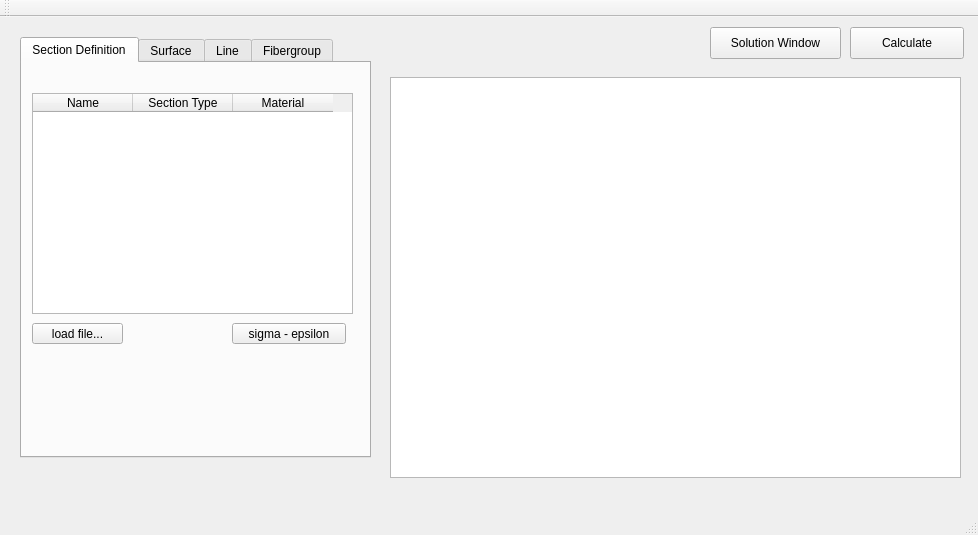
<?xml version="1.0" encoding="UTF-8"?>
<ui version="4.0">
 <class>MainWindow</class>
 <widget class="QMainWindow" name="MainWindow">
  <property name="geometry">
   <rect>
    <x>0</x>
    <y>0</y>
    <width>978</width>
    <height>535</height>
   </rect>
  </property>
  <property name="windowTitle">
   <string>MainWindow</string>
  </property>
  <widget class="QWidget" name="centralWidget">
   <widget class="QPushButton" name="calculatePushButton">
    <property name="geometry">
     <rect>
      <x>850</x>
      <y>10</y>
      <width>114</width>
      <height>32</height>
     </rect>
    </property>
    <property name="text">
     <string>Calculate</string>
    </property>
   </widget>
   <widget class="QTabWidget" name="tabWidget">
    <property name="geometry">
     <rect>
      <x>20</x>
      <y>20</y>
      <width>351</width>
      <height>421</height>
     </rect>
    </property>
    <property name="currentIndex">
     <number>0</number>
    </property>
    <widget class="QWidget" name="sectionDefinitionTab">
     <attribute name="title">
      <string>Section Definition</string>
     </attribute>
     <widget class="QTableWidget" name="sectionDefinitionTableWidget">
      <property name="geometry">
       <rect>
        <x>10</x>
        <y>30</y>
        <width>321</width>
        <height>221</height>
       </rect>
      </property>
      <property name="autoFillBackground">
       <bool>false</bool>
      </property>
      <property name="rowCount">
       <number>0</number>
      </property>
      <property name="columnCount">
       <number>3</number>
      </property>
      <column>
       <property name="text">
        <string>Name</string>
       </property>
      </column>
      <column>
       <property name="text">
        <string>Section Type</string>
       </property>
      </column>
      <column>
       <property name="text">
        <string>Material</string>
       </property>
      </column>
     </widget>
     <widget class="QPushButton" name="loadSectionFromFileButton">
      <property name="geometry">
       <rect>
        <x>10</x>
        <y>260</y>
        <width>91</width>
        <height>21</height>
       </rect>
      </property>
      <property name="text">
       <string>load file...</string>
      </property>
     </widget>
     <widget class="QPushButton" name="pushButton">
      <property name="geometry">
       <rect>
        <x>210</x>
        <y>260</y>
        <width>114</width>
        <height>21</height>
       </rect>
      </property>
      <property name="text">
       <string>sigma - epsilon</string>
      </property>
     </widget>
    </widget>
    <widget class="QWidget" name="surfaceTab">
     <attribute name="title">
      <string>Surface</string>
     </attribute>
     <widget class="QTableWidget" name="surfaceTableWidget">
      <property name="geometry">
       <rect>
        <x>0</x>
        <y>100</y>
        <width>341</width>
        <height>221</height>
       </rect>
      </property>
      <property name="autoFillBackground">
       <bool>false</bool>
      </property>
      <property name="rowCount">
       <number>3</number>
      </property>
      <property name="columnCount">
       <number>3</number>
      </property>
      <row/>
      <row/>
      <row/>
      <column>
       <property name="text">
        <string>x [mm]</string>
       </property>
      </column>
      <column>
       <property name="text">
        <string>y [mm]</string>
       </property>
      </column>
      <column>
       <property name="text">
        <string>Omega</string>
       </property>
      </column>
      <item row="0" column="0">
       <property name="flags">
        <set>ItemIsSelectable|ItemIsEditable|ItemIsDragEnabled|ItemIsUserCheckable|ItemIsEnabled</set>
       </property>
      </item>
     </widget>
     <widget class="QPushButton" name="addRowPushButton">
      <property name="geometry">
       <rect>
        <x>0</x>
        <y>330</y>
        <width>21</width>
        <height>21</height>
       </rect>
      </property>
      <property name="text">
       <string>+</string>
      </property>
     </widget>
     <widget class="QPushButton" name="removeRowPushButton">
      <property name="geometry">
       <rect>
        <x>20</x>
        <y>330</y>
        <width>21</width>
        <height>21</height>
       </rect>
      </property>
      <property name="text">
       <string>-</string>
      </property>
     </widget>
     <widget class="QLineEdit" name="surfaceNameLineEdit">
      <property name="geometry">
       <rect>
        <x>110</x>
        <y>10</y>
        <width>221</width>
        <height>21</height>
       </rect>
      </property>
     </widget>
     <widget class="QLabel" name="surfaceNameLabel">
      <property name="geometry">
       <rect>
        <x>10</x>
        <y>10</y>
        <width>111</width>
        <height>16</height>
       </rect>
      </property>
      <property name="text">
       <string>Surface Name</string>
      </property>
     </widget>
     <widget class="QComboBox" name="surfaceMaterialComboBox">
      <property name="geometry">
       <rect>
        <x>110</x>
        <y>38</y>
        <width>111</width>
        <height>26</height>
       </rect>
      </property>
      <item>
       <property name="text">
        <string>Concrete</string>
       </property>
      </item>
      <item>
       <property name="text">
        <string>Structural Steel</string>
       </property>
      </item>
      <item>
       <property name="text">
        <string>Fafitis Concrete</string>
       </property>
      </item>
      <item>
       <property name="text">
        <string>Hollow</string>
       </property>
      </item>
     </widget>
     <widget class="QLabel" name="materialNameLabel">
      <property name="geometry">
       <rect>
        <x>10</x>
        <y>42</y>
        <width>91</width>
        <height>16</height>
       </rect>
      </property>
      <property name="text">
       <string>Material</string>
      </property>
     </widget>
     <widget class="QPushButton" name="saveSurfacePushButton">
      <property name="geometry">
       <rect>
        <x>230</x>
        <y>340</y>
        <width>111</width>
        <height>41</height>
       </rect>
      </property>
      <property name="text">
       <string>Save Surface</string>
      </property>
     </widget>
     <widget class="QLabel" name="openingLabelName">
      <property name="geometry">
       <rect>
        <x>10</x>
        <y>70</y>
        <width>61</width>
        <height>16</height>
       </rect>
      </property>
      <property name="text">
       <string>Opening</string>
      </property>
     </widget>
     <widget class="QCheckBox" name="isOpeningCheckBox">
      <property name="geometry">
       <rect>
        <x>110</x>
        <y>70</y>
        <width>31</width>
        <height>20</height>
       </rect>
      </property>
      <property name="text">
       <string/>
      </property>
     </widget>
     <widget class="QPushButton" name="loadSurfaceFromFileButton">
      <property name="geometry">
       <rect>
        <x>50</x>
        <y>330</y>
        <width>101</width>
        <height>21</height>
       </rect>
      </property>
      <property name="text">
       <string>load fIle...</string>
      </property>
     </widget>
     <widget class="QComboBox" name="fckComboBox">
      <property name="geometry">
       <rect>
        <x>240</x>
        <y>40</y>
        <width>81</width>
        <height>26</height>
       </rect>
      </property>
      <item>
       <property name="text">
        <string>12 MPa</string>
       </property>
      </item>
      <item>
       <property name="text">
        <string>16 MPa</string>
       </property>
      </item>
      <item>
       <property name="text">
        <string>20 MPa</string>
       </property>
      </item>
      <item>
       <property name="text">
        <string>25 MPa</string>
       </property>
      </item>
      <item>
       <property name="text">
        <string>30 MPa</string>
       </property>
      </item>
      <item>
       <property name="text">
        <string>35 MPa</string>
       </property>
      </item>
      <item>
       <property name="text">
        <string>40 MPa</string>
       </property>
      </item>
      <item>
       <property name="text">
        <string>45 MPa</string>
       </property>
      </item>
      <item>
       <property name="text">
        <string>50 MPa</string>
       </property>
      </item>
      <item>
       <property name="text">
        <string>55 MPa</string>
       </property>
      </item>
      <item>
       <property name="text">
        <string>60 MPa</string>
       </property>
      </item>
      <item>
       <property name="text">
        <string>70 MPa</string>
       </property>
      </item>
      <item>
       <property name="text">
        <string>80 MPa</string>
       </property>
      </item>
      <item>
       <property name="text">
        <string>90 MPa</string>
       </property>
      </item>
     </widget>
     <widget class="QComboBox" name="steelGradeComboBox">
      <property name="enabled">
       <bool>true</bool>
      </property>
      <property name="geometry">
       <rect>
        <x>240</x>
        <y>40</y>
        <width>71</width>
        <height>26</height>
       </rect>
      </property>
      <item>
       <property name="text">
        <string>S235</string>
       </property>
      </item>
      <item>
       <property name="text">
        <string>S275</string>
       </property>
      </item>
      <item>
       <property name="text">
        <string>S355</string>
       </property>
      </item>
      <item>
       <property name="text">
        <string>S450</string>
       </property>
      </item>
     </widget>
    </widget>
    <widget class="QWidget" name="lineTab">
     <attribute name="title">
      <string>Line</string>
     </attribute>
     <widget class="QLabel" name="lineMaterialLineEdit">
      <property name="geometry">
       <rect>
        <x>10</x>
        <y>40</y>
        <width>91</width>
        <height>16</height>
       </rect>
      </property>
      <property name="text">
       <string>Material</string>
      </property>
     </widget>
     <widget class="QPushButton" name="addRowPushButton_2">
      <property name="geometry">
       <rect>
        <x>0</x>
        <y>330</y>
        <width>21</width>
        <height>21</height>
       </rect>
      </property>
      <property name="text">
       <string>+</string>
      </property>
     </widget>
     <widget class="QComboBox" name="lineMaterialComboBox">
      <property name="geometry">
       <rect>
        <x>110</x>
        <y>40</y>
        <width>131</width>
        <height>26</height>
       </rect>
      </property>
      <item>
       <property name="text">
        <string>Reinforcement</string>
       </property>
      </item>
      <item>
       <property name="text">
        <string>FRP</string>
       </property>
      </item>
     </widget>
     <widget class="QPushButton" name="removeRowPushButton_2">
      <property name="geometry">
       <rect>
        <x>20</x>
        <y>330</y>
        <width>21</width>
        <height>21</height>
       </rect>
      </property>
      <property name="text">
       <string>-</string>
      </property>
     </widget>
     <widget class="QLabel" name="lineNameLabel">
      <property name="geometry">
       <rect>
        <x>10</x>
        <y>10</y>
        <width>111</width>
        <height>16</height>
       </rect>
      </property>
      <property name="text">
       <string>Line Name</string>
      </property>
     </widget>
     <widget class="QLineEdit" name="lineNameLineEdit">
      <property name="geometry">
       <rect>
        <x>110</x>
        <y>10</y>
        <width>221</width>
        <height>21</height>
       </rect>
      </property>
     </widget>
     <widget class="QTableWidget" name="lineTableWidget">
      <property name="geometry">
       <rect>
        <x>0</x>
        <y>100</y>
        <width>341</width>
        <height>221</height>
       </rect>
      </property>
      <property name="autoFillBackground">
       <bool>false</bool>
      </property>
      <property name="rowCount">
       <number>2</number>
      </property>
      <property name="columnCount">
       <number>3</number>
      </property>
      <row/>
      <row/>
      <column>
       <property name="text">
        <string>x [mm]</string>
       </property>
      </column>
      <column>
       <property name="text">
        <string>y [mm]</string>
       </property>
      </column>
      <column>
       <property name="text">
        <string>A [mm2]</string>
       </property>
      </column>
     </widget>
     <widget class="QPushButton" name="saveLinePushButton">
      <property name="geometry">
       <rect>
        <x>230</x>
        <y>340</y>
        <width>111</width>
        <height>41</height>
       </rect>
      </property>
      <property name="text">
       <string>Save Line</string>
      </property>
     </widget>
     <widget class="QComboBox" name="reinforcementGradeComboBox">
      <property name="geometry">
       <rect>
        <x>110</x>
        <y>70</y>
        <width>111</width>
        <height>26</height>
       </rect>
      </property>
      <item>
       <property name="text">
        <string>St3SYb500</string>
       </property>
      </item>
      <item>
       <property name="text">
        <string>RB500W</string>
       </property>
      </item>
      <item>
       <property name="text">
        <string>Bst500S</string>
       </property>
      </item>
      <item>
       <property name="text">
        <string>B500SP</string>
       </property>
      </item>
     </widget>
     <widget class="QPushButton" name="loadLineFromFileButton">
      <property name="geometry">
       <rect>
        <x>50</x>
        <y>330</y>
        <width>101</width>
        <height>21</height>
       </rect>
      </property>
      <property name="text">
       <string>load fIle...</string>
      </property>
     </widget>
    </widget>
    <widget class="QWidget" name="fibergroupTab">
     <attribute name="title">
      <string>Fibergroup</string>
     </attribute>
     <widget class="QPushButton" name="addRowPushButton_3">
      <property name="geometry">
       <rect>
        <x>0</x>
        <y>330</y>
        <width>21</width>
        <height>21</height>
       </rect>
      </property>
      <property name="text">
       <string>+</string>
      </property>
     </widget>
     <widget class="QComboBox" name="fibergroupMaterialComboBox">
      <property name="geometry">
       <rect>
        <x>130</x>
        <y>40</y>
        <width>161</width>
        <height>26</height>
       </rect>
      </property>
      <item>
       <property name="text">
        <string>Reinforcement Bars</string>
       </property>
      </item>
      <item>
       <property name="text">
        <string>Fafitis Reinforcement</string>
       </property>
      </item>
     </widget>
     <widget class="QLabel" name="fibergroupNameLabel">
      <property name="geometry">
       <rect>
        <x>10</x>
        <y>10</y>
        <width>111</width>
        <height>16</height>
       </rect>
      </property>
      <property name="text">
       <string>Fibergroup Name</string>
      </property>
     </widget>
     <widget class="QPushButton" name="removeRowPushButton_3">
      <property name="geometry">
       <rect>
        <x>20</x>
        <y>330</y>
        <width>21</width>
        <height>21</height>
       </rect>
      </property>
      <property name="text">
       <string>-</string>
      </property>
     </widget>
     <widget class="QLabel" name="fibergroupMaterialLabel">
      <property name="geometry">
       <rect>
        <x>10</x>
        <y>40</y>
        <width>91</width>
        <height>16</height>
       </rect>
      </property>
      <property name="text">
       <string>Material</string>
      </property>
     </widget>
     <widget class="QLineEdit" name="fibergroupLineEdit">
      <property name="geometry">
       <rect>
        <x>130</x>
        <y>10</y>
        <width>201</width>
        <height>21</height>
       </rect>
      </property>
     </widget>
     <widget class="QTableWidget" name="fibergroupTableWidget">
      <property name="geometry">
       <rect>
        <x>0</x>
        <y>100</y>
        <width>341</width>
        <height>221</height>
       </rect>
      </property>
      <property name="autoFillBackground">
       <bool>false</bool>
      </property>
      <property name="rowCount">
       <number>1</number>
      </property>
      <property name="columnCount">
       <number>3</number>
      </property>
      <row/>
      <column>
       <property name="text">
        <string>x [mm]</string>
       </property>
      </column>
      <column>
       <property name="text">
        <string>y [mm]</string>
       </property>
      </column>
      <column>
       <property name="text">
        <string>A [mm2]</string>
       </property>
      </column>
     </widget>
     <widget class="QPushButton" name="saveFibergroupPushButton">
      <property name="geometry">
       <rect>
        <x>210</x>
        <y>340</y>
        <width>131</width>
        <height>41</height>
       </rect>
      </property>
      <property name="text">
       <string>Save Fibergroup</string>
      </property>
     </widget>
     <widget class="QComboBox" name="reinforcementOfFiberGroupsComboBox">
      <property name="geometry">
       <rect>
        <x>130</x>
        <y>70</y>
        <width>111</width>
        <height>26</height>
       </rect>
      </property>
      <item>
       <property name="text">
        <string>St3SYb500</string>
       </property>
      </item>
      <item>
       <property name="text">
        <string>RB500W</string>
       </property>
      </item>
      <item>
       <property name="text">
        <string>Bst500S</string>
       </property>
      </item>
      <item>
       <property name="text">
        <string>B500SP</string>
       </property>
      </item>
     </widget>
     <widget class="QPushButton" name="loadFiberGroupFromFileButton">
      <property name="geometry">
       <rect>
        <x>50</x>
        <y>330</y>
        <width>101</width>
        <height>21</height>
       </rect>
      </property>
      <property name="text">
       <string>load fIle...</string>
      </property>
     </widget>
    </widget>
   </widget>
   <widget class="MyGraphicsView" name="graphicsView">
    <property name="geometry">
     <rect>
      <x>390</x>
      <y>60</y>
      <width>571</width>
      <height>401</height>
     </rect>
    </property>
   </widget>
   <widget class="QPushButton" name="pushButton_2">
    <property name="geometry">
     <rect>
      <x>710</x>
      <y>10</y>
      <width>131</width>
      <height>32</height>
     </rect>
    </property>
    <property name="text">
     <string>Solution Window</string>
    </property>
   </widget>
  </widget>
  <widget class="QMenuBar" name="menuBar">
   <property name="geometry">
    <rect>
     <x>0</x>
     <y>0</y>
     <width>978</width>
     <height>22</height>
    </rect>
   </property>
  </widget>
  <widget class="QToolBar" name="mainToolBar">
   <attribute name="toolBarArea">
    <enum>TopToolBarArea</enum>
   </attribute>
   <attribute name="toolBarBreak">
    <bool>false</bool>
   </attribute>
  </widget>
  <widget class="QStatusBar" name="statusBar"/>
 </widget>
 <layoutdefault spacing="6" margin="11"/>
 <customwidgets>
  <customwidget>
   <class>MyGraphicsView</class>
   <extends>QGraphicsView</extends>
   <header>mygraphicsview.h</header>
  </customwidget>
 </customwidgets>
 <resources/>
 <connections/>
</ui>
